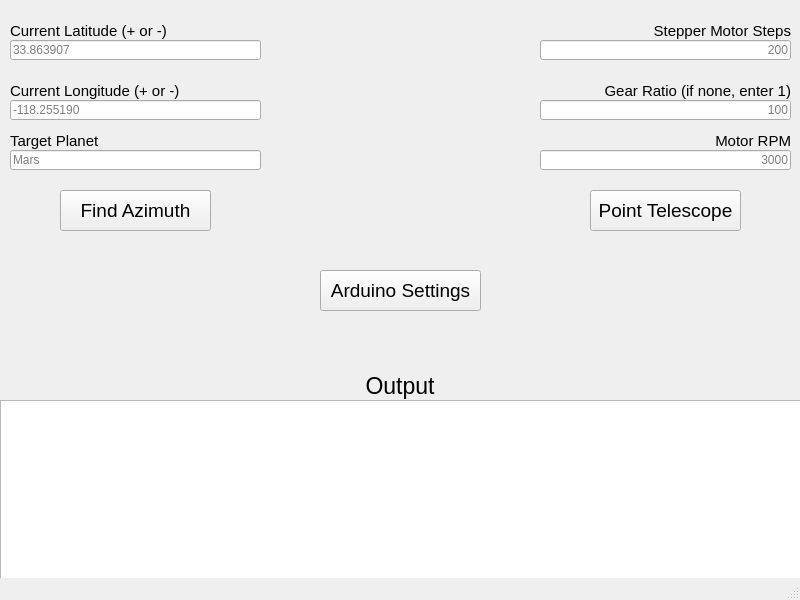
<?xml version="1.0" encoding="UTF-8"?>
<ui version="4.0">
 <class>MainWindow</class>
 <widget class="QMainWindow" name="MainWindow">
  <property name="geometry">
   <rect>
    <x>0</x>
    <y>0</y>
    <width>800</width>
    <height>600</height>
   </rect>
  </property>
  <property name="windowTitle">
   <string>DH Observatory Controller</string>
  </property>
  <widget class="QWidget" name="centralwidget">
   <widget class="QLineEdit" name="line_lat">
    <property name="geometry">
     <rect>
      <x>10</x>
      <y>40</y>
      <width>251</width>
      <height>20</height>
     </rect>
    </property>
    <property name="autoFillBackground">
     <bool>false</bool>
    </property>
    <property name="text">
     <string/>
    </property>
    <property name="placeholderText">
     <string>33.863907</string>
    </property>
    <property name="clearButtonEnabled">
     <bool>false</bool>
    </property>
   </widget>
   <widget class="QLabel" name="label_lat">
    <property name="geometry">
     <rect>
      <x>10</x>
      <y>20</y>
      <width>251</width>
      <height>21</height>
     </rect>
    </property>
    <property name="font">
     <font>
      <pointsize>11</pointsize>
     </font>
    </property>
    <property name="text">
     <string>Current Latitude (+ or -)</string>
    </property>
   </widget>
   <widget class="QLabel" name="label_lon">
    <property name="geometry">
     <rect>
      <x>10</x>
      <y>80</y>
      <width>251</width>
      <height>21</height>
     </rect>
    </property>
    <property name="font">
     <font>
      <pointsize>11</pointsize>
     </font>
    </property>
    <property name="text">
     <string>Current Longitude (+ or -)</string>
    </property>
   </widget>
   <widget class="QLineEdit" name="line_lon">
    <property name="geometry">
     <rect>
      <x>10</x>
      <y>100</y>
      <width>251</width>
      <height>20</height>
     </rect>
    </property>
    <property name="text">
     <string/>
    </property>
    <property name="placeholderText">
     <string>-118.255190</string>
    </property>
   </widget>
   <widget class="QLineEdit" name="line_planet">
    <property name="geometry">
     <rect>
      <x>10</x>
      <y>150</y>
      <width>251</width>
      <height>20</height>
     </rect>
    </property>
    <property name="text">
     <string/>
    </property>
    <property name="placeholderText">
     <string>Mars</string>
    </property>
   </widget>
   <widget class="QLabel" name="label_planet">
    <property name="geometry">
     <rect>
      <x>10</x>
      <y>130</y>
      <width>251</width>
      <height>21</height>
     </rect>
    </property>
    <property name="font">
     <font>
      <pointsize>11</pointsize>
     </font>
    </property>
    <property name="text">
     <string>Target Planet</string>
    </property>
   </widget>
   <widget class="QPushButton" name="button_findazimuth">
    <property name="geometry">
     <rect>
      <x>60</x>
      <y>190</y>
      <width>151</width>
      <height>41</height>
     </rect>
    </property>
    <property name="font">
     <font>
      <pointsize>14</pointsize>
     </font>
    </property>
    <property name="text">
     <string>Find Azimuth</string>
    </property>
   </widget>
   <widget class="QPlainTextEdit" name="console_textedit">
    <property name="enabled">
     <bool>true</bool>
    </property>
    <property name="geometry">
     <rect>
      <x>0</x>
      <y>400</y>
      <width>801</width>
      <height>211</height>
     </rect>
    </property>
    <property name="sizeAdjustPolicy">
     <enum>QAbstractScrollArea::AdjustToContents</enum>
    </property>
    <property name="readOnly">
     <bool>true</bool>
    </property>
   </widget>
   <widget class="QLabel" name="label_output">
    <property name="geometry">
     <rect>
      <x>0</x>
      <y>370</y>
      <width>800</width>
      <height>31</height>
     </rect>
    </property>
    <property name="font">
     <font>
      <pointsize>17</pointsize>
     </font>
    </property>
    <property name="text">
     <string>Output</string>
    </property>
    <property name="alignment">
     <set>Qt::AlignCenter</set>
    </property>
   </widget>
   <widget class="QLabel" name="label_lon_2">
    <property name="geometry">
     <rect>
      <x>540</x>
      <y>80</y>
      <width>251</width>
      <height>21</height>
     </rect>
    </property>
    <property name="font">
     <font>
      <pointsize>11</pointsize>
     </font>
    </property>
    <property name="text">
     <string>Gear Ratio (if none, enter 1)</string>
    </property>
    <property name="alignment">
     <set>Qt::AlignRight|Qt::AlignTrailing|Qt::AlignVCenter</set>
    </property>
   </widget>
   <widget class="QLineEdit" name="line_motorsteps">
    <property name="geometry">
     <rect>
      <x>540</x>
      <y>40</y>
      <width>251</width>
      <height>20</height>
     </rect>
    </property>
    <property name="text">
     <string/>
    </property>
    <property name="alignment">
     <set>Qt::AlignRight|Qt::AlignTrailing|Qt::AlignVCenter</set>
    </property>
    <property name="placeholderText">
     <string>200</string>
    </property>
   </widget>
   <widget class="QLineEdit" name="line_motorrpm">
    <property name="geometry">
     <rect>
      <x>540</x>
      <y>150</y>
      <width>251</width>
      <height>20</height>
     </rect>
    </property>
    <property name="text">
     <string/>
    </property>
    <property name="alignment">
     <set>Qt::AlignRight|Qt::AlignTrailing|Qt::AlignVCenter</set>
    </property>
    <property name="placeholderText">
     <string>3000</string>
    </property>
   </widget>
   <widget class="QPushButton" name="button_pointtelescope">
    <property name="geometry">
     <rect>
      <x>590</x>
      <y>190</y>
      <width>151</width>
      <height>41</height>
     </rect>
    </property>
    <property name="font">
     <font>
      <pointsize>14</pointsize>
     </font>
    </property>
    <property name="text">
     <string>Point Telescope</string>
    </property>
   </widget>
   <widget class="QLineEdit" name="line_gearratio">
    <property name="geometry">
     <rect>
      <x>540</x>
      <y>100</y>
      <width>251</width>
      <height>20</height>
     </rect>
    </property>
    <property name="text">
     <string/>
    </property>
    <property name="alignment">
     <set>Qt::AlignRight|Qt::AlignTrailing|Qt::AlignVCenter</set>
    </property>
    <property name="placeholderText">
     <string>100</string>
    </property>
   </widget>
   <widget class="QLabel" name="label_motorrpm">
    <property name="geometry">
     <rect>
      <x>540</x>
      <y>130</y>
      <width>251</width>
      <height>21</height>
     </rect>
    </property>
    <property name="font">
     <font>
      <pointsize>11</pointsize>
     </font>
    </property>
    <property name="text">
     <string>Motor RPM</string>
    </property>
    <property name="alignment">
     <set>Qt::AlignRight|Qt::AlignTrailing|Qt::AlignVCenter</set>
    </property>
   </widget>
   <widget class="QLabel" name="label_motorsteps">
    <property name="geometry">
     <rect>
      <x>540</x>
      <y>20</y>
      <width>251</width>
      <height>21</height>
     </rect>
    </property>
    <property name="font">
     <font>
      <pointsize>11</pointsize>
     </font>
    </property>
    <property name="text">
     <string>Stepper Motor Steps</string>
    </property>
    <property name="alignment">
     <set>Qt::AlignRight|Qt::AlignTrailing|Qt::AlignVCenter</set>
    </property>
   </widget>
   <widget class="QPushButton" name="buttton_arduinosettings">
    <property name="geometry">
     <rect>
      <x>320</x>
      <y>270</y>
      <width>161</width>
      <height>41</height>
     </rect>
    </property>
    <property name="font">
     <font>
      <pointsize>14</pointsize>
     </font>
    </property>
    <property name="layoutDirection">
     <enum>Qt::LeftToRight</enum>
    </property>
    <property name="text">
     <string>Arduino Settings</string>
    </property>
    <property name="autoDefault">
     <bool>false</bool>
    </property>
    <property name="default">
     <bool>false</bool>
    </property>
    <property name="flat">
     <bool>false</bool>
    </property>
   </widget>
  </widget>
  <widget class="QStatusBar" name="statusbar"/>
 </widget>
 <resources/>
 <connections/>
</ui>
